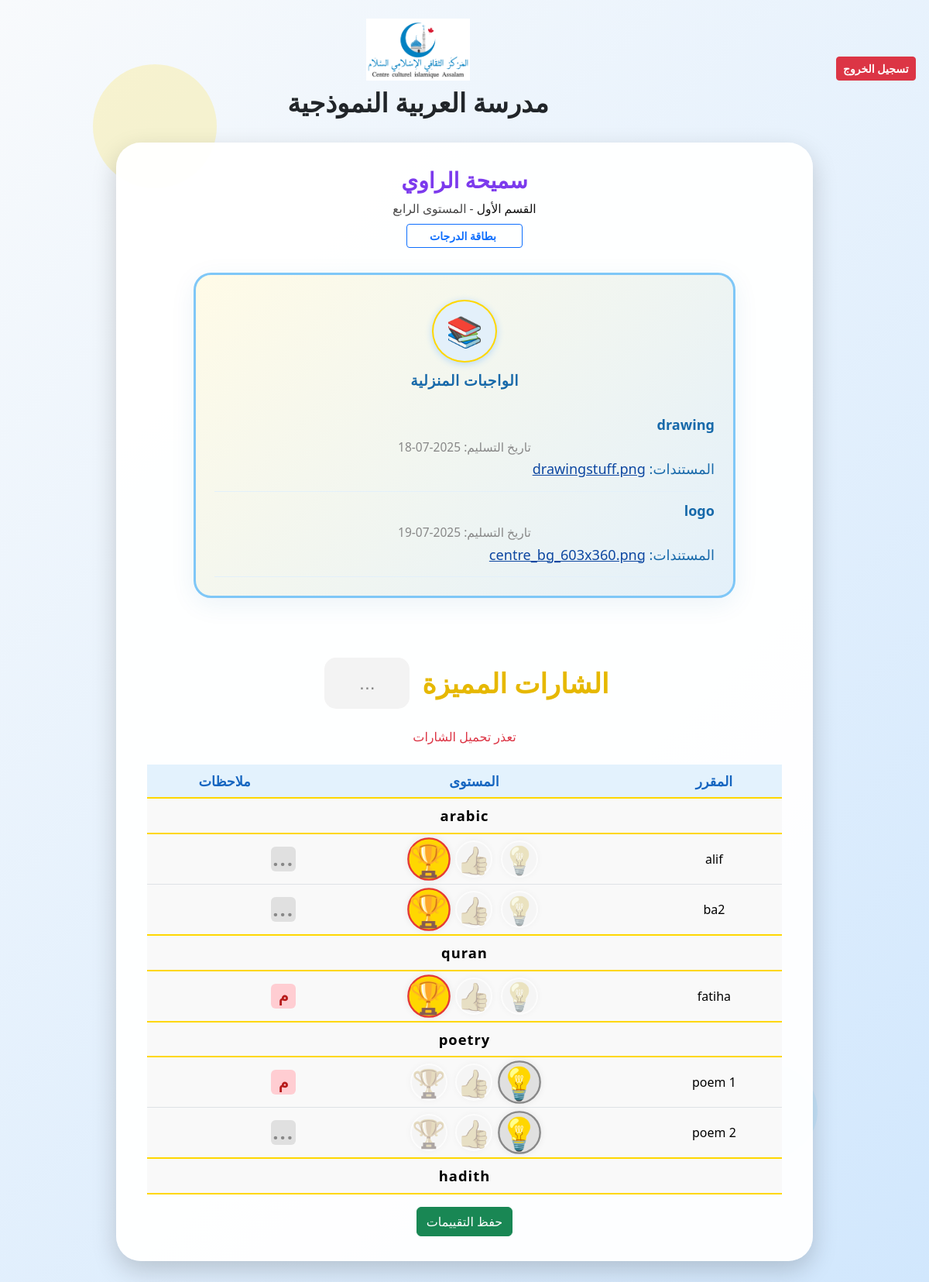
The page /student_abilities/7/5 (signed in) on the database its author committed.
### tables this page shows
CREATE TABLE students (
        id INTEGER PRIMARY KEY,
        name TEXT NOT NULL,
        class_id INTEGER,
        email TEXT,
        phone TEXT,
        notes TEXT,
        alerts TEXT
    , date_of_birth TEXT, secondary_email TEXT);

CREATE TABLE classes (
        id INTEGER PRIMARY KEY AUTOINCREMENT,
        name TEXT NOT NULL,
        teacher_id INTEGER,
        local_admin_id INTEGER NOT NULL,
        level_id INTEGER, backup_teacher_id INTEGER, dawra1_pub_start TEXT, dawra1_pub_end TEXT, dawra2_pub_start TEXT, dawra2_pub_end TEXT, dawra3_pub_start TEXT, dawra3_pub_end TEXT, year_pub_start TEXT, year_pub_end TEXT,
        FOREIGN KEY(teacher_id) REFERENCES teachers(id),
        FOREIGN KEY(local_admin_id) REFERENCES users(id),
        FOREIGN KEY(level_id) REFERENCES levels(id)
    );

CREATE TABLE levels (
        id INTEGER PRIMARY KEY AUTOINCREMENT,
        name TEXT NOT NULL,
        local_admin_id INTEGER NOT NULL,
        FOREIGN KEY(local_admin_id) REFERENCES users(id)
    );

CREATE TABLE homework (
        id INTEGER PRIMARY KEY AUTOINCREMENT,
        class_id INTEGER,
        due_date TEXT,
        description TEXT,
        files TEXT,
        created_at TIMESTAMP DEFAULT CURRENT_TIMESTAMP
    );

CREATE TABLE curriculum_groups (
        id INTEGER PRIMARY KEY AUTOINCREMENT,
        name TEXT NOT NULL,
        local_admin_id INTEGER NOT NULL, level_id INTEGER,
        FOREIGN KEY(local_admin_id) REFERENCES users(id)
    );

CREATE TABLE curriculum_items (
        id INTEGER PRIMARY KEY AUTOINCREMENT,
        group_id INTEGER NOT NULL,
        name TEXT NOT NULL,
        FOREIGN KEY(group_id) REFERENCES curriculum_groups(id)
    );

### main.py (the view, shortened to what this page needs)
@app.route('/student_abilities/<int:student_id>/<int:class_id>', methods=['GET', 'POST'])
def student_abilities(student_id, class_id):
    from flask import session, redirect, url_for
    if 'user_id' not in session:
        return redirect(url_for('login'))
    import sqlite3
    from flask import jsonify
    import os
    import json
    conn = sqlite3.connect('ArabicSchool.db', timeout=10, check_same_thread=False)
    c = conn.cursor()
    info_path = os.path.join(os.path.dirname(__file__), 'school_info.json')
    if os.path.exists(info_path):
        with open(info_path, encoding='utf-8') as f:
            school_info = json.load(f)
    else:
        school_info = {"name": "", "logo": "school_logo.png"}
    c.execute('SELECT name, level_id FROM classes WHERE id=?', (class_id,))
    row = c.fetchone()
    if not row or not row[0] or not row[1]:
        conn.close()
        error_message = 'لم يتم العثور على الصف أو المستوى المطلوب.'
        return render_template('student_abilities.html', school_info=school_info, error_message=error_message)
    class_name = row[0]
    level_id = row[1]
    c.execute('SELECT name FROM levels WHERE id=?', (level_id,))
    level_row = c.fetchone()
    class_level = level_row[0] if level_row else ''
    c.execute('''SELECT cg.id, cg.name FROM curriculum_groups cg WHERE cg.level_id=?''', (level_id,))
    groups = []
    for group_id, group_name in c.fetchall():
        c.execute('''SELECT ci.id, ci.name FROM curriculum_items ci WHERE ci.group_id=?''', (group_id,))
        items = [{'id': cid, 'name': name} for cid, name in c.fetchall()]
        groups.append({'group_name': group_name, 'items': items})
    c.execute('SELECT curriculum_item_id, level, comment, comment_updated_at, comment_user FROM student_grades WHERE student_id=?', (student_id,))
    rows = c.fetchall()
    scores = {row[0]: row[1] for row in rows}
    comments = {row[0]: row[2] or '' for row in rows}
    comment_meta = {row[0]: {'updated_at': row[3], 'user': row[4]} for row in rows}
    editable = session.get('role') in ('teacher', 'local_admin')
    level_badges = [
        { 'label': 'بحاجة لمتابعة', 'class': 'level-none', 'icon': '💡' },
        { 'label': 'متوسط', 'class': 'level-intermediate', 'icon': '👍' },
        { 'label': 'متميز', 'class': 'level-master', 'icon': '🏆' },
    ]
    c.execute('SELECT name FROM students WHERE id=?', (student_id,))
    row = c.fetchone()
    student_name = row[0] if row else ''
    from datetime import datetime
    today_str = datetime.now().strftime('%Y-%m-%d')
    conn2 = sqlite3.connect('ArabicSchool.db', timeout=10, check_same_thread=False)
    c2 = conn2.cursor()
    c2.execute('SELECT id, due_date, description, files FROM homework WHERE class_id=? AND due_date >= ? ORDER BY due_date ASC', (class_id, today_str))
    homework_rows = c2.fetchall()
    conn2.close()
    homeworks = []
    for row in homework_rows:
        files = []
        if row[3]:
            try:
                files = row[3].split(';')
            except Exception:
                files = []
        homeworks.append({
            'id': row[0],
            'due_date': row[1],
            'description': row[2],
            'files': files
        })
    return render_template('student_abilities.html', school_info=school_info, groups=groups, scores=scores, comments=comments, comment_meta=comment_meta, editable=editable, level_badges=level_badges, student_name=student_name, student_id=student_id, class_id=class_id, class_name=class_name, class_level=class_level, homeworks=homeworks)

### templates/student_abilities.html (shortened to what this page needs)
<!DOCTYPE html>
<html lang="ar" dir="rtl">
<head>
    <link href="https://cdn.jsdelivr.net/npm/bootstrap@5.3.3/dist/css/bootstrap.min.css" rel="stylesheet">
</head>
<body>
    {% if error_message %}
    <div class="alert alert-danger text-center mt-5" role="alert" style="font-size:1.3rem;">
        {{ error_message }}
    </div>
    {% else %}
    <div class="d-flex justify-content-between align-items-center mb-4" style="padding-top: 24px;">
        <div class="text-start" style="min-width:120px;">
            <a href="/logout" class="btn btn-danger btn-sm" style="font-weight:bold; min-width:100px;">تسجيل الخروج</a>
        </div>
        <div class="text-center w-100">
            <img src="/static/{{ school_info.logo }}" alt="شعار المدرسة" style="max-height: 80px; margin-bottom: 8px;">
            <h1 style="font-size:2.1rem; font-weight:bold; margin-bottom:0;">{{ school_info.name }}</h1>
        </div>
    </div>
    <div class="bg-shape bg-shape1"></div>
    {% endif %}
    <div class="student-card">
        <h3 class="mb-2 text-center" style="color:#1769aa; font-weight:700;">
                     {% if student_name %}
            <span style="font-family:inherit; font-size:inherit; font-weight:inherit; color:#7c3aed;">{{ student_name }}</span>
            {% endif %}
        </h3>
        {% if class_name or class_level %}
        <div class="text-center" style="font-size:1.02rem; color:#222; font-weight:500; margin-bottom:1.2rem; display: flex; flex-direction: column; align-items: center; gap: 0.5rem;">
            <span style="font-size:0.97rem; color:#111; font-weight:400;">
              القسم
                {% if class_name %}{{ class_name }}{% endif %}
                {% if class_level %} <span style="color:#444;">-  المستوى
                  {{ class_level }}</span>{% endif %}
            </span>
            <a href="/score_card/{{ student_id }}" target="_blank" class="btn btn-outline-primary btn-sm" style="min-width: 150px; font-weight:600;">
                 بطاقة الدرجات
            </a>
        </div>
        {% endif %}
        {% if homeworks and homeworks|length > 0 %}
        <div class="mb-4 d-flex justify-content-center">
            <div class="info-card w-100" style="max-width:700px; min-height: 220px; display: flex; flex-direction: column; justify-content: flex-start; align-items: center; padding: 2rem 1.5rem 1.5rem 1.5rem; overflow: visible; background: linear-gradient(135deg,#fffbe7 0%,#e3f0fa 100%); box-shadow: 0 8px 32px rgba(23,105,170,0.08); border-radius: 1.4rem;">
                <div class="info-icon" title="واجب منزلي">📚</div>
                <div class="info-label" style="margin-bottom:1.2rem;">الواجبات المنزلية</div>
                <div class="info-content" style="padding:0; overflow-y: auto; max-height: 300px;">
                    <ul class="list-unstyled mb-0" style="padding-right:0;">
                        {% for hw in homeworks %}
                        <li style="border-bottom:1px solid #e3f0fa; padding: 0.7rem 0;">
                            <div style="font-weight:600; color:#1769aa;">{{ hw.description or 'بدون عنوان' }}</div>
                            <div class="info-date" style="margin-bottom:0.2rem;">تاريخ التسليم: {{ hw.due_date }}</div>
                            {% if hw.files and hw.files|length > 0 %}
                            <div style="margin-bottom:0.2rem;">
                                <span style="color:#1769aa;font-weight:500;">المستندات:</span>
                                {% for file in hw.files %}
                                    <a href="/uploads/class_{{ class_id }}/{{ file }}" target="_blank" style="color:#0d47a1;word-break:break-all;">{{ file }}</a>{% if not loop.last %}, {% endif %}
                                {% endfor %}
                            </div>
                            {% endif %}
                        </li>
                        {% endfor %}
                    </ul>
                </div>
            </div>
        </div>
        {% endif %}
        <div class="super-badges-title" style="text-align:center; font-size:2.2rem; font-weight:bold; margin: 32px 0 8px 0; color:#e6b800; display:flex; align-items:center; justify-content:center; gap:18px;">
    <span style="flex:unset; display:flex; align-items:center; gap:10px;">
        <span>الشارات المميزة</span>
        <button id="super-badges-notes-btn" class="super-badge-notes-btn" title="ملاحظات الشارات" type="button" style="padding:0; margin:0; vertical-align:middle; display:flex; align-items:center; justify-content:center;">
    <span id="super-badges-notes-icon" style="font-size:1.55rem; min-width:110px; min-height:66px; padding:10px 21px; border-radius:15px; background:#ffeaea; color:#e53935; font-weight:bold; display:flex; align-items:center; justify-content:center; text-align:center;">...</span>
</button>
    </span>
</div>
        <div id="super-badges-row" class="super-badges-row"></div>
        <table class="table curriculum-table" id="abilities-table">
            <thead>
                <tr>
                    <th>المقرر</th>
                    <th>المستوى</th>
                    <th>ملاحظات</th>
                </tr>
            </thead>
            <tbody>
                {% for group in groups %}
                    <tr class="category-header"><td colspan="3">{{ group.group_name }}</td></tr>
                    {% for item in group["items"] %}
                    <tr>
                        <td>{{ item.name }}</td>
                        <td>
                            {% if editable %}
                                <div class="badge-levels ability-badges" data-course-id="{{ item.id }}">
                                    {% for badge in level_badges %}
                                    <span class="badge-icon{% if scores[item.id]|default(0)==loop.index0 %} selected {{ badge.class }}{% endif %}" data-level="{{ loop.index0 }}" data-course-id="{{ item.id }}">{{ badge.icon }}</span>
                                    {% endfor %}
                                </div>
                            {% endif %}
                        </td>
                        <td>
                            <button type="button" class="btn btn-sm comment-btn d-flex align-items-center justify-content-center"
                                style="width:32px;height:32px;border-radius:6px;padding:0;background: {{ comments[item.id]|default('') and '#ffcdd2' or '#e0e0e0' }}; color: {{ comments[item.id]|default('') and '#b71c1c' or '#888' }}; border: none; outline: none; font-size: 1.3rem; font-weight: bold;"
                                data-course-id="{{ item.id }}"
                                data-comment="{{ comments[item.id]|default('')|e }}">
                                {% if comments[item.id]|default('') %}
                                    <span style="font-family: 'Cairo', 'Tahoma', Arial, sans-serif;">م</span>
                                {% else %}
                                    <span style="font-size:1.6rem;letter-spacing:2px;">...</span>
                                {% endif %}
                            </button>
                        </td>
                    </tr>
                    {% endfor %}
                {% endfor %}
            </tbody>
        </table>
        {% if editable %}
        <div class="text-center">
            <button class="btn btn-success" id="save-abilities-btn">حفظ التقييمات</button>
        </div>
        {% endif %}
    </div>
</body>
</html>

### rows shown on the page
students: name "سميحة الراوي"
classes: name "الأول"
levels: name "الرابع"
homework: description "drawing", due_date "2025-07-18", files "drawingstuff.png"
homework: description "logo", due_date "2025-07-19", files "centre_bg_603x360.png"
curriculum_groups: group_name "arabic"
curriculum_items: name "alif", icon "💡" "👍" "🏆"
curriculum_items: name "ba2", icon "💡" "👍" "🏆"
curriculum_groups: group_name "quran"
curriculum_items: name "fatiha", icon "💡" "👍" "🏆", shows "م"
curriculum_groups: group_name "poetry"
curriculum_items: name "poem 1", icon "💡" "👍" "🏆", shows "م"
curriculum_items: name "poem 2", icon "💡" "👍" "🏆"
curriculum_groups: group_name "hadith"

### other values the page prints
{{ school_info.name }} "مدرسة العربية النموذجية"
